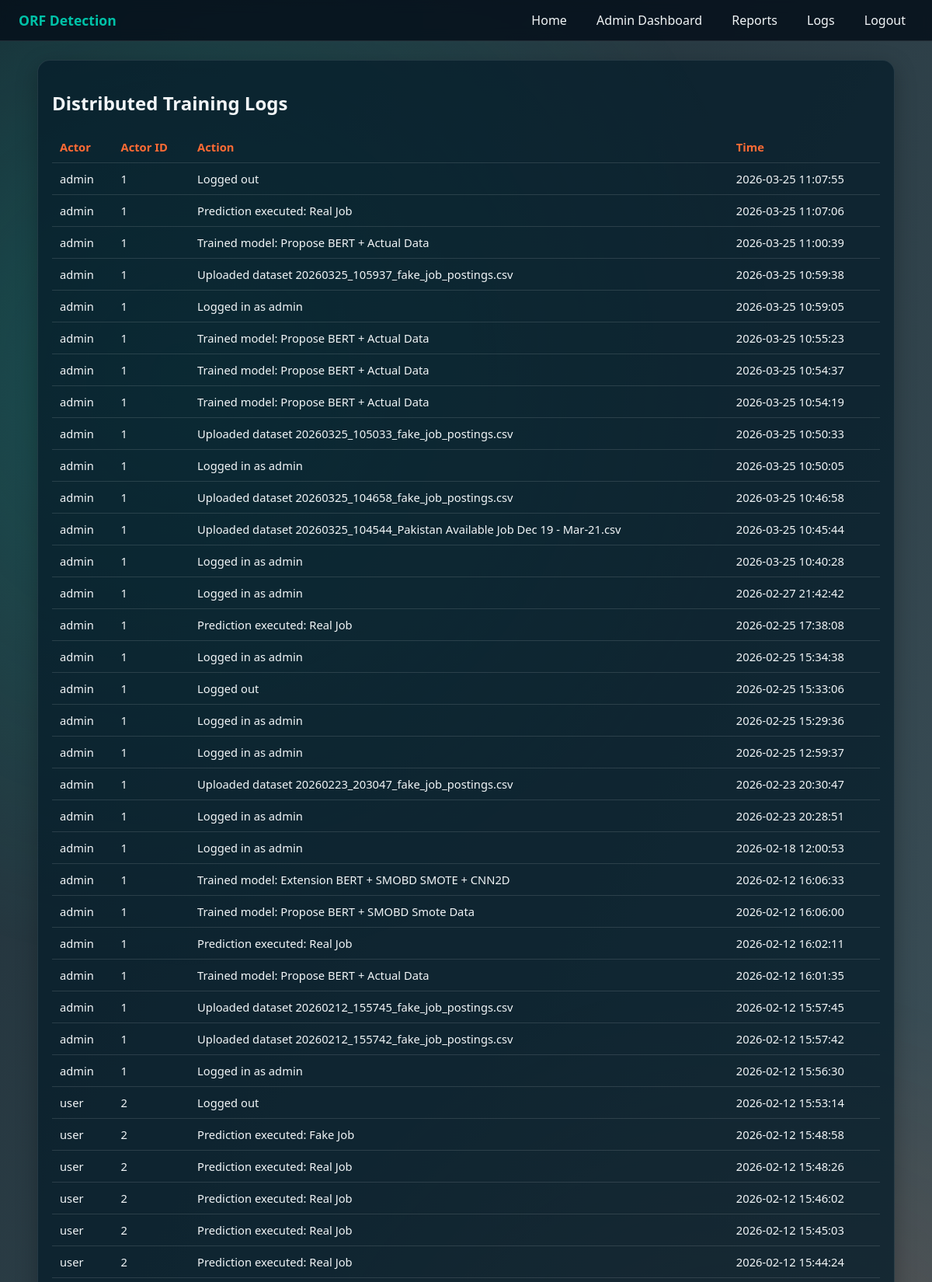
/admin/logs (signed in, upper part), run on the app's committed database.
### tables this page shows
CREATE TABLE activity_logs (
            id INTEGER PRIMARY KEY AUTOINCREMENT,
            actor_role TEXT NOT NULL,
            actor_id INTEGER NOT NULL,
            action TEXT NOT NULL,
            created_at TEXT NOT NULL
        );

### app.py (the view)
    @app.route("/admin/logs")
    @login_required("admin")
    def admin_logs():
        db = get_db()
        rows = db.execute("SELECT * FROM activity_logs ORDER BY id DESC LIMIT 200").fetchall()
        return render_template("admin_logs.html", rows=rows)

### app.py (called while the page is built)
def get_db():
    if "db" not in g:
        g.db = sqlite3.connect(DB_PATH)
        g.db.row_factory = sqlite3.Row
    return g.db

### templates/admin_logs.html
{% extends 'base.html' %}
{% block content %}
<section class="panel">
    <h2>Distributed Training Logs</h2>
    <table>
        <tr><th>Actor</th><th>Actor ID</th><th>Action</th><th>Time</th></tr>
        {% for row in rows %}
            <tr><td>{{ row.actor_role }}</td><td>{{ row.actor_id }}</td><td>{{ row.action }}</td><td>{{ row.created_at }}</td></tr>
        {% endfor %}
    </table>
</section>
{% endblock %}

### static/css/style.css (style rules this page uses)
:root { --bg-main: #081f2d; --bg-card: rgba(7, 30, 43, 0.78); --brand: #00c2a8; --brand-alt: #ff6b35; --text: #f2f6f8; --muted: #c1ced6; --warn: #ffc857; --danger: #ff4d6d; --ok: #47d16c; }
* { box-sizing: border-box; }
body { margin: 0; min-height: 100vh; color: var(--text); font-family: "Segoe UI", Tahoma, Geneva, Verdana, sans-serif; background-image: linear-gradient(120deg, rgba(2, 20, 30, 0.9), rgba(4, 31, 42, 0.75)), url("https://images.unsplash.com/photo-1516321318423-f06f85e504b3?auto=format&fit=crop&w=1600&q=80"); background-size: cover; background-position: center; background-attachment: fixed; }
.panel, .card { background: var(--bg-card); border: 1px solid rgba(255, 255, 255, 0.1); border-radius: 16px; padding: 18px; margin-bottom: 18px; box-shadow: 0 8px 28px rgba(0, 0, 0, 0.25); }
table { width: 100%; border-collapse: collapse; overflow: hidden; border-radius: 10px; }
th, td { border-bottom: 1px solid rgba(255, 255, 255, 0.12); padding: 10px; text-align: left; font-size: 0.92rem; }
th { color: var(--brand-alt); }

### data on the page
activity_logs: actor_role "admin", actor_id "1", action "Logged out", created_at "2026-03-25 11:07:55"
activity_logs: actor_role "admin", actor_id "1", action "Prediction executed: Real Job", created_at "2026-03-25 11:07:06"
activity_logs: actor_role "admin", actor_id "1", action "Trained model: Propose BERT + Actual Data", created_at "2026-03-25 11:00:39"
activity_logs: actor_role "admin", actor_id "1", action "Uploaded dataset 20260325_105937_fake_job_postings.csv", created_at "2026-03-25 10:59:38"
activity_logs: actor_role "admin", actor_id "1", action "Logged in as admin", created_at "2026-03-25 10:59:05"
activity_logs: actor_role "admin", actor_id "1", action "Trained model: Propose BERT + Actual Data", created_at "2026-03-25 10:55:23"
activity_logs: actor_role "admin", actor_id "1", action "Trained model: Propose BERT + Actual Data", created_at "2026-03-25 10:54:37"
activity_logs: actor_role "admin", actor_id "1", action "Trained model: Propose BERT + Actual Data", created_at "2026-03-25 10:54:19"
activity_logs: actor_role "admin", actor_id "1", action "Uploaded dataset 20260325_105033_fake_job_postings.csv", created_at "2026-03-25 10:50:33"
activity_logs: actor_role "admin", actor_id "1", action "Logged in as admin", created_at "2026-03-25 10:50:05"
activity_logs: actor_role "admin", actor_id "1", action "Uploaded dataset 20260325_104658_fake_job_postings.csv", created_at "2026-03-25 10:46:58"
activity_logs: actor_role "admin", actor_id "1", action "Uploaded dataset 20260325_104544_Pakistan Available Job Dec 19 - Mar-21.csv", created_at "2026-03-25 10:45:44"
activity_logs: actor_role "admin", actor_id "1", action "Logged in as admin", created_at "2026-03-25 10:40:28"
activity_logs: actor_role "admin", actor_id "1", action "Logged in as admin", created_at "2026-02-27 21:42:42"
activity_logs: actor_role "admin", actor_id "1", action "Prediction executed: Real Job", created_at "2026-02-25 17:38:08"
activity_logs: actor_role "admin", actor_id "1", action "Logged in as admin", created_at "2026-02-25 15:34:38"
activity_logs: actor_role "admin", actor_id "1", action "Logged out", created_at "2026-02-25 15:33:06"
activity_logs: actor_role "admin", actor_id "1", action "Logged in as admin", created_at "2026-02-25 15:29:36"
activity_logs: actor_role "admin", actor_id "1", action "Logged in as admin", created_at "2026-02-25 12:59:37"
activity_logs: actor_role "admin", actor_id "1", action "Uploaded dataset 20260223_203047_fake_job_postings.csv", created_at "2026-02-23 20:30:47"
activity_logs: actor_role "admin", actor_id "1", action "Logged in as admin", created_at "2026-02-23 20:28:51"
activity_logs: actor_role "admin", actor_id "1", action "Logged in as admin", created_at "2026-02-18 12:00:53"
activity_logs: actor_role "admin", actor_id "1", action "Trained model: Extension BERT + SMOBD SMOTE + CNN2D", created_at "2026-02-12 16:06:33"
activity_logs: actor_role "admin", actor_id "1", action "Trained model: Propose BERT + SMOBD Smote Data", created_at "2026-02-12 16:06:00"
activity_logs: actor_role "admin", actor_id "1", action "Prediction executed: Real Job", created_at "2026-02-12 16:02:11"
activity_logs: actor_role "admin", actor_id "1", action "Trained model: Propose BERT + Actual Data", created_at "2026-02-12 16:01:35"
activity_logs: actor_role "admin", actor_id "1", action "Uploaded dataset 20260212_155745_fake_job_postings.csv", created_at "2026-02-12 15:57:45"
activity_logs: actor_role "admin", actor_id "1", action "Uploaded dataset 20260212_155742_fake_job_postings.csv", created_at "2026-02-12 15:57:42"
activity_logs: actor_role "admin", actor_id "1", action "Logged in as admin", created_at "2026-02-12 15:56:30"
activity_logs: actor_role "user", actor_id "2", action "Logged out", created_at "2026-02-12 15:53:14"
activity_logs: actor_role "user", actor_id "2", action "Prediction executed: Fake Job", created_at "2026-02-12 15:48:58"
activity_logs: actor_role "user", actor_id "2", action "Prediction executed: Real Job", created_at "2026-02-12 15:48:26"
activity_logs: actor_role "user", actor_id "2", action "Prediction executed: Real Job", created_at "2026-02-12 15:46:02"
activity_logs: actor_role "user", actor_id "2", action "Prediction executed: Real Job", created_at "2026-02-12 15:45:03"
activity_logs: actor_role "user", actor_id "2", action "Prediction executed: Real Job", created_at "2026-02-12 15:44:24"
